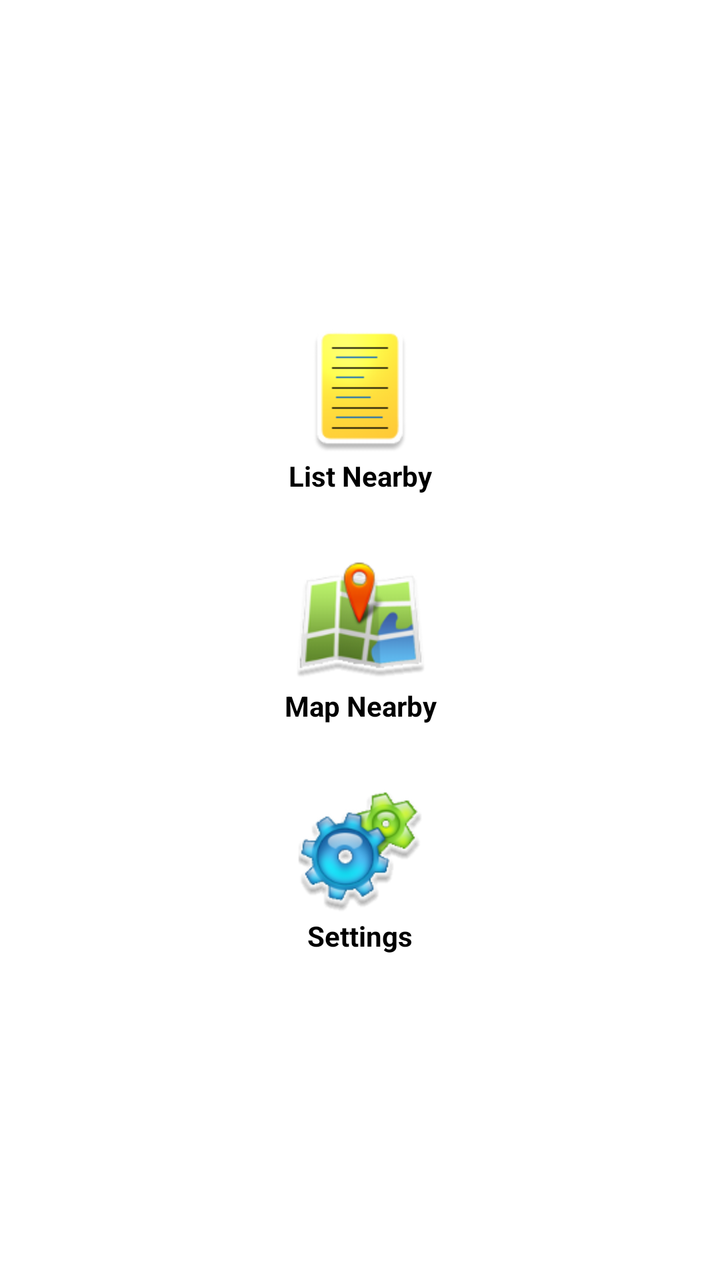
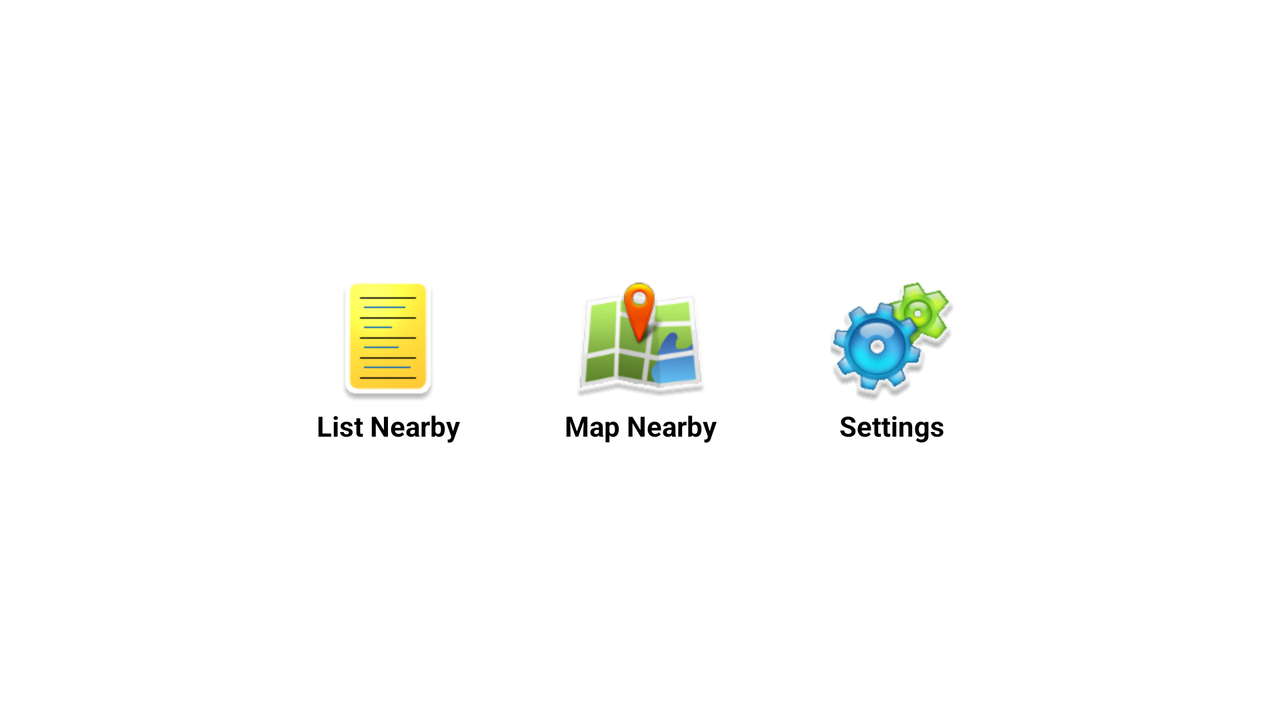

An Android layout and its configuration variant, each rendered on a device that would load it. The default file and the variant file are quoted in full after the pictures.
<!-- AndroidManifest.xml: application theme Theme.app -->
<!-- res/layout/dashboard.xml -->
<?xml version="1.0" encoding="utf-8"?>
<LinearLayout xmlns:android="http://schemas.android.com/apk/res/android"
    android:layout_width="fill_parent"
    android:layout_height="fill_parent"
    android:orientation="vertical" android:gravity="center">

    <Button
        android:id="@+id/btn_list_places"
        style="@style/DashboardButton"
        android:text="@string/home_btn_list_places" android:drawableTop="@drawable/home_btn_list"/>

    <Button
        android:id="@+id/btn_map_places"
        style="@style/DashboardButton"
        android:drawableTop="@drawable/home_btn_map"
        android:text="@string/home_btn_map_places" />

    <Button
        android:id="@+id/btn_settings"
        style="@style/DashboardButton"
        android:drawableTop="@drawable/home_btn_settings"
        android:text="@string/home_btn_settings" />

</LinearLayout>
<!-- resources referenced by this layout -->
<resources>
  <!-- drawable home_btn_list (drawable) -->
  <?xml version="1.0" encoding="utf-8"?>
  <selector xmlns:android="http://schemas.android.com/apk/res/android">
  
      <item android:drawable="@drawable/home_btn_list_pressed" android:state_focused="true" android:state_pressed="true"/>
      <item android:drawable="@drawable/home_btn_list_pressed" android:state_focused="false" android:state_pressed="true"/>
      <item android:drawable="@drawable/home_btn_list_selected" android:state_focused="true"/>
      <item android:drawable="@drawable/home_btn_list_default" android:state_focused="false" android:state_pressed="false"/>
  
  </selector>
  <!-- drawable home_btn_map (drawable) -->
  <?xml version="1.0" encoding="utf-8"?>
  <selector xmlns:android="http://schemas.android.com/apk/res/android">
  
      <item android:drawable="@drawable/home_btn_map_pressed" android:state_focused="true" android:state_pressed="true"/>
      <item android:drawable="@drawable/home_btn_map_pressed" android:state_focused="false" android:state_pressed="true"/>
      <item android:drawable="@drawable/home_btn_map_selected" android:state_focused="true"/>
      <item android:drawable="@drawable/home_btn_map_default" android:state_focused="false" android:state_pressed="false"/>
  
  </selector>
  <!-- drawable home_btn_settings (drawable) -->
  <?xml version="1.0" encoding="utf-8"?>
  <selector xmlns:android="http://schemas.android.com/apk/res/android">
  
      <item android:drawable="@drawable/home_btn_settings_pressed" android:state_focused="true" android:state_pressed="true"/>
      <item android:drawable="@drawable/home_btn_settings_pressed" android:state_focused="false" android:state_pressed="true"/>
      <item android:drawable="@drawable/home_btn_settings_selected" android:state_focused="true"/>
      <item android:drawable="@drawable/home_btn_settings_default" android:state_focused="false" android:state_pressed="false"/>
  
  </selector>
  <string name="home_btn_list_places">List Nearby</string>
  <string name="home_btn_map_places">Map Nearby</string>
  <string name="home_btn_settings">Settings</string>
  <style name="DashboardButton" parent="android:Widget.Button">
          <item name="android:background">@null</item>
          <item name="android:drawablePadding">2dp</item>
          <item name="android:gravity">center_horizontal</item>
          <item name="android:textSize">@dimen/text_size_small</item>
          <item name="android:textStyle">bold</item>
          <item name="android:layout_width">wrap_content</item>
          <item name="android:layout_height">wrap_content</item>
          <item name="android:layout_gravity">center</item>
          <item name="android:layout_margin">15dp</item>
          <item name="android:shadowColor">#fff</item>
          <item name="android:shadowDx">0</item>
          <item name="android:shadowDy">1</item>
          <item name="android:shadowRadius">0.0001</item>
      </style>
  <!-- from res/values-v11/ -->
  <style name="Theme.app" parent="android:style/Theme.Holo.Light">
          <item name="android:actionBarStyle">@style/ActionBar</item>
      </style>
  <!-- drawable home_btn_map_pressed: png bitmap (drawable-hdpi, 10151 bytes) -->
  <!-- drawable home_btn_map_default: png bitmap (drawable-hdpi, 12811 bytes) -->
  <dimen name="text_size_small">14sp</dimen>
  <!-- from res/values-v11/ -->
  <style name="ActionBar" parent="android:style/Widget.Holo.Light.ActionBar">
          <item name="android:background">@color/actionbar_background</item>
          <item name="android:titleTextStyle">@style/ActionBarText</item>
      </style>
  <!-- from res/values-v11/ -->
  <color name="actionbar_background">#ffbb0000</color>
  <!-- from res/values-v11/ -->
  <style name="ActionBarText" parent="android:style/TextAppearance.Holo.Widget.ActionBar.Title">
  
          <item name="android:textColor">@color/actionbar_text</item>
          <item name="android:textStyle">bold</item>
      </style>
  <color name="actionbar_text">#FFF8F8F8</color>
</resources>
<!-- res/layout-land/dashboard.xml (the author's variant of the layout above) -->
<!-- drawn on the phone turned sideways -->
<?xml version="1.0" encoding="utf-8"?>
<LinearLayout xmlns:android="http://schemas.android.com/apk/res/android"
    android:layout_width="fill_parent"
    android:layout_height="fill_parent"
    android:orientation="horizontal" android:gravity="center">

    <Button
        android:id="@+id/btn_list_places"
        style="@style/DashboardButton"
        android:text="@string/home_btn_list_places" android:drawableTop="@drawable/home_btn_list"/>

    <Button
        android:id="@+id/btn_map_places"
        style="@style/DashboardButton"
        android:drawableTop="@drawable/home_btn_map"
        android:text="@string/home_btn_map_places" />

    <Button
        android:id="@+id/btn_settings"
        style="@style/DashboardButton"
        android:drawableTop="@drawable/home_btn_settings"
        android:text="@string/home_btn_settings" />

</LinearLayout>
